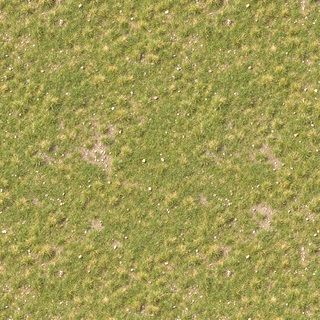
#> input picture assets/terrain/grass.jpg, 320 x 320 px; its folder holds 4 pictures in this run
$ python tune_terrain.py
#> lines starting #> are read from the running program, lines starting #| are printed output that depends on the picture
from PIL import Image, ImageEnhance
import os

BASE = os.path.dirname(os.path.abspath(__file__))
OUT = os.path.join(BASE, '..', 'assets', 'terrain')

# 整体提亮、加对比、加饱和，往"晴天午后"靠，别再有古画那种灰闷感
# (亮度, 对比, 饱和)
TUNE = {
    'grass': (1.26, 1.16, 1.30),
    'dirt': (1.22, 1.10, 1.12),
    'water': (1.34, 1.14, 1.12),
    'rock': (1.26, 1.14, 1.08),
}

for name, (b, c, s) in TUNE.items():
    p = os.path.join(OUT, name + '.jpg')
    im = Image.open(p).convert('RGB')
#> im is the input picture: PIL image 320x320 RGB; mean R, G, B 161.4, 154.4, 83.9
    im = ImageEnhance.Brightness(im).enhance(b)
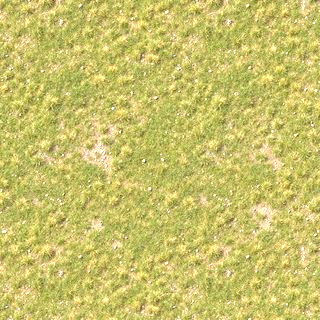
#> im: PIL image 320x320 RGB; mean R, G, B 201.9, 193.7, 105.2
    im = ImageEnhance.Contrast(im).enhance(c)
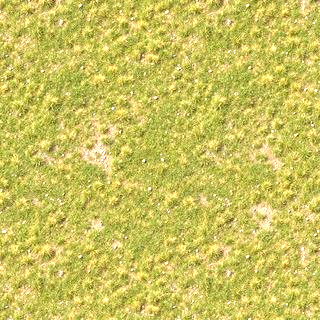
#> im: PIL image 320x320 RGB; mean R, G, B 203.2, 194.2, 91.8
    im = ImageEnhance.Color(im).enhance(s)
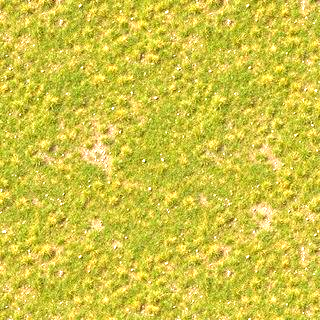
#> im: PIL image 320x320 RGB; mean R, G, B 207.7, 196.4, 63.5
    im.save(p, quality=90)
    print('tuned', name)
#> pass 2 of the loop `for name, (b, c, s) in TUNE.items():`:
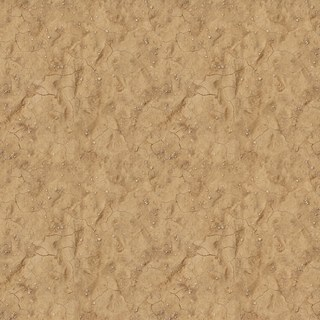
#> input picture assets/terrain/dirt.jpg, 320 x 320 px
#> im is the input picture: PIL image 320x320 RGB; mean R, G, B 187, 152.7, 109.6
#> `im = ImageEnhance.Brightness(im).enhance(b)`:
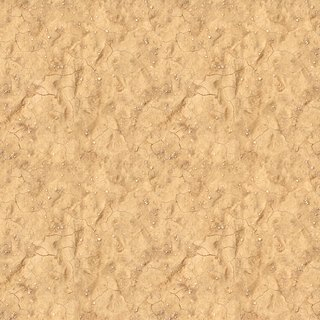
#> im: PIL image 320x320 RGB; mean R, G, B 227.7, 185.8, 133.1
#> pass 3 of the loop `for name, (b, c, s) in TUNE.items():`:
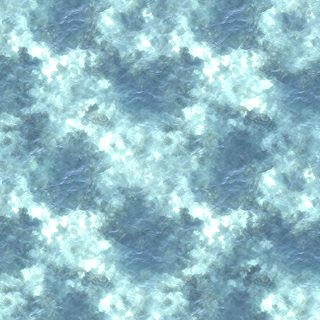
#> input picture assets/terrain/water.jpg, 320 x 320 px
#> im is the input picture: PIL image 320x320 RGB; mean R, G, B 146.3, 188.2, 199.2
#> `im = ImageEnhance.Brightness(im).enhance(b)`:
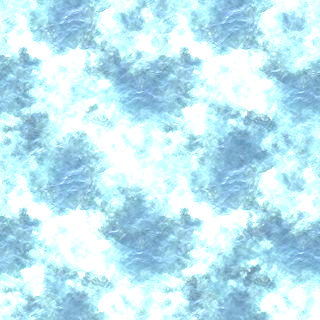
#> im: PIL image 320x320 RGB; mean R, G, B 191, 231.2, 242.5
#> the loop made 4 passes; the first 3 are shown
